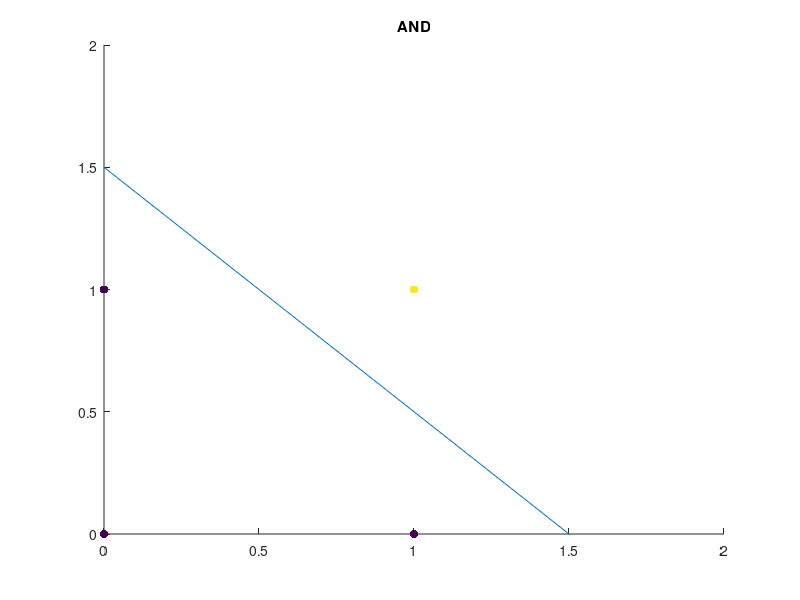
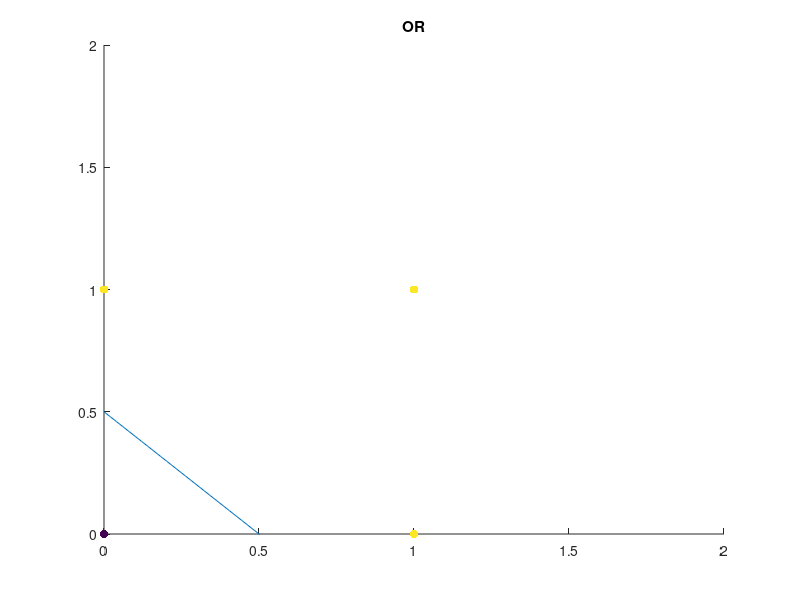
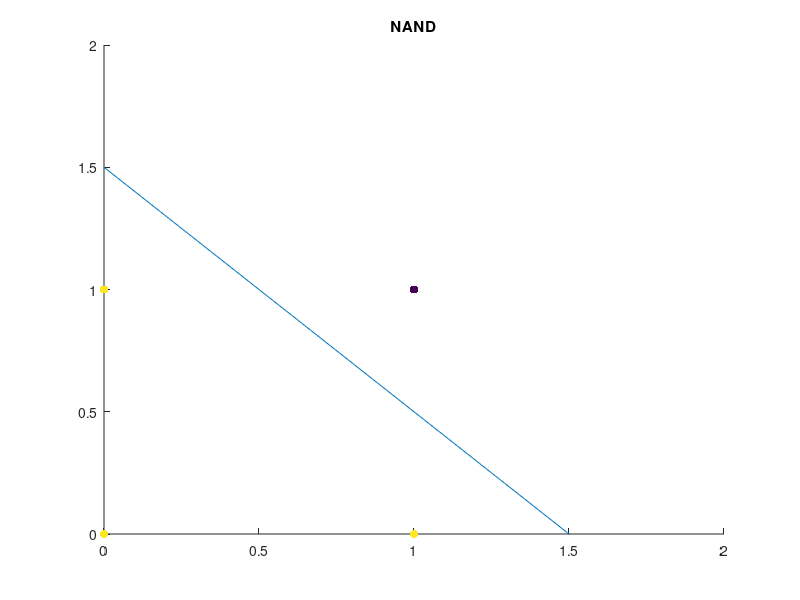
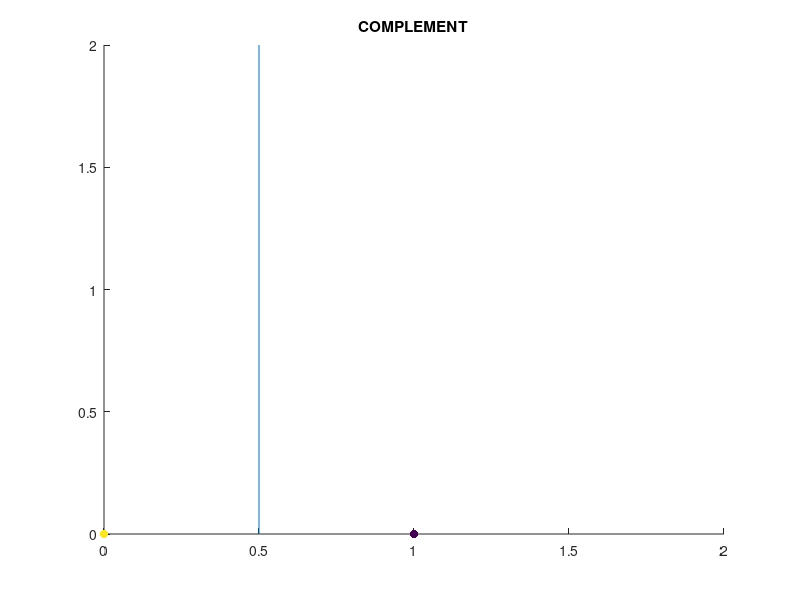

MATLAB code for these plots, in order:
clc 
clear

AND = [0 0 1 0;0 1 1 0;1 0 1 0;1 1 1 1];
OR = [0 0 1 0;0 1 1 1;1 0 1 1;1 1 1 1];
NAND = [0 0 1 1;0 1 1 1;1 0 1 1;1 1 1 0];
COMPLEMENT = [0 1 1;1 1 0];

x = linspace(0,2);
y = -1.0/1.0*x - (-1.5)/1.0;
figure1 = figure;
hold on
plot(x,y)
scatter(AND(:,1),AND(:,2),[],AND(:,4),'filled')
xlim([0 2])
ylim([0 2])
title('AND')
hold off
saveas(figure1,'AND.png')

x = linspace(0,2);
y = -1.0/1.0*x - (-0.5)/1.0;
figure1 = figure;
hold on
plot(x,y)
scatter(OR(:,1),OR(:,2),[],OR(:,4),'filled')
xlim([0 2])
ylim([0 2])
title('OR')
hold off
saveas(figure1,'OR.png')

x = linspace(0,2);
y = -(-1.0)/(-1.0)*x - 1.5/(-1.0);
figure1 = figure;
hold on
plot(x,y)
scatter(NAND(:,1),NAND(:,2),[],NAND(:,4),'filled')
xlim([0 2])
ylim([0 2])
title('NAND')
hold off
saveas(figure1,'NAND.png')

x = - 0.5/(-1.0);
figure7 = figure;
hold on
plot([x x],[0 2])
scatter(COMPLEMENT(:,1),zeros([length(COMPLEMENT(:,1)) 1]),[],COMPLEMENT(:,3),'filled')
xlim([0 2])
ylim([0 2])
title('COMPLEMENT')
hold off
saveas(figure7,'COMPLEMENT.png')
